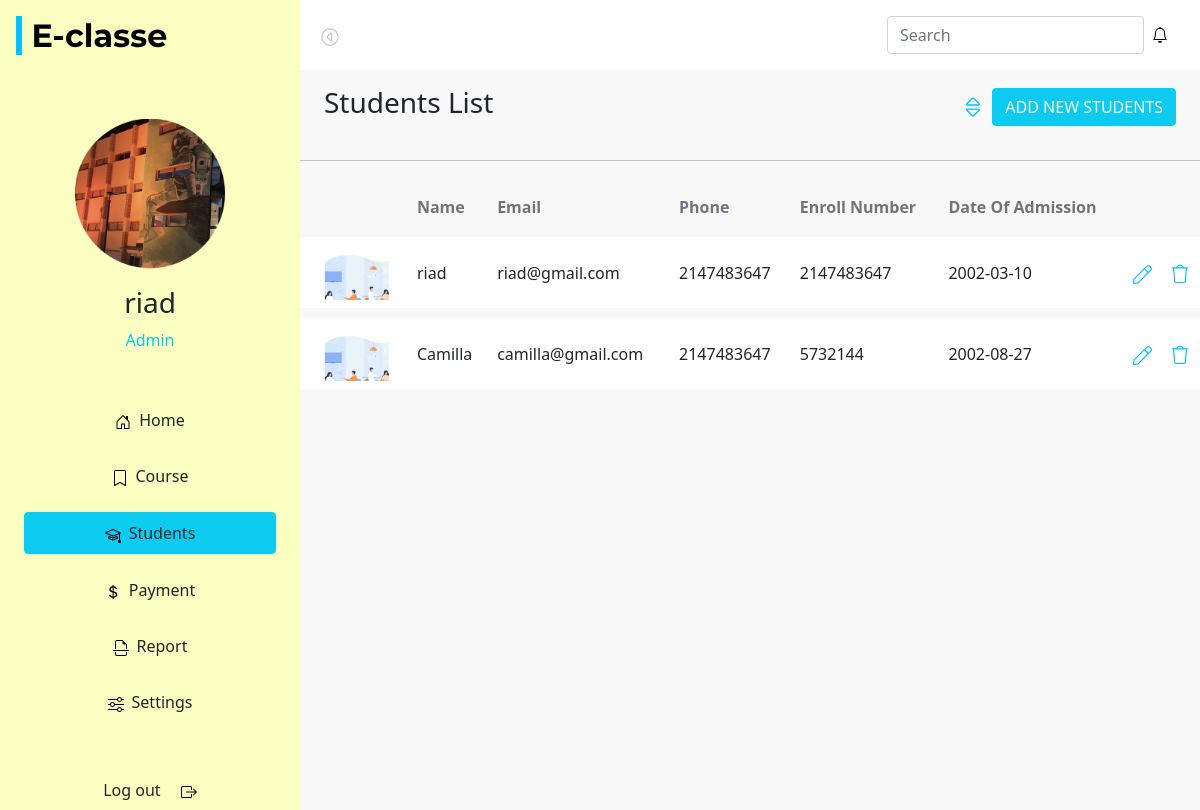
Screenshot of /Student.php (signed in) with the database file from the repository.
### tables this page shows
CREATE TABLE `studentsinfo` (
  `id` int(11) NOT NULL,
  `imagee` varchar(255) NOT NULL,
  `namee` varchar(255) NOT NULL,
  `email` varchar(255) NOT NULL,
  `phone_number` int(50) NOT NULL,
  `enroll_number` int(20) NOT NULL,
  `date_of_admession` date NOT NULL
);

### Student.php (the view, shortened to what this page needs)
<!DOCTYPE html>
<html lang="en">
<head>
  <link href="./css/bootstrap.css" rel="stylesheet" />
  <link rel="stylesheet" href="./css/style.css" />
</head>
<body>
  <div class="d-flex" id="page">
    <?php
      include './includes/sidebar.php'
    ?>
    <div id="content" class="container-fluid">
      <?php
      include './includes/navbar.php';
      include './includes/db_conn.php';
      ?>
      <div class="mx-4 py-3 d-flex align-items-center justify-content-between my-nav">
        <h3>Students List</h3>
          <div>
          <img src="./images/sort.svg" class="px-2" alt="sort" />
          <button type="button" class="btn btn-info text-light" data-bs-toggle="modal" data-bs-target="#exampleModal">
            ADD NEW STUDENTS
          </button>
        </div>
      </div>
      <hr />
      <?php
        $sql = 'SELECT * FROM studentsinfo';
        $res = mysqli_query($con, $sql);
        $students = mysqli_fetch_all($res, MYSQLI_ASSOC);
      ?>
      <div class="tables">
        <table class="table table-responsive table-borderless">
          <thead class="text-secondary fw-lighter">
            <tr>
              <th></th>
              <th>Name</th>
              <th>Email</th>
              <th>Phone</th>
              <th style="white-space: nowrap !important;">Enroll Number</th>
              <th style="white-space: nowrap !important;">Date Of Admission</th>
            </tr>
          </thead>
          <tbody>
          <?php
            foreach($students as $student){
          ?>
            <tr class="my-table">
              <th>
                <img src="./images/pexels-photo-2379004 1.png" class="ps-3" alt="pexels-photo-2379004" />
              </th>
              <td class="pt-4"><?php  echo $student['namee'];  ?></td>
              <td class="pt-4"><?php  echo $student['email'];  ?></td>
              <td class="pt-4"><?php  echo $student['phone_number'];  ?></td>
              <td class="pt-4"><?php  echo $student['enroll_number'];  ?></td>
              <td class="pt-4" style="white-space: nowrap !important;"><?php  echo $student['date_of_admession'];  ?>
              </td>
              <?php echo '<td class="pt-4"><a href="edit.php?id='.$student['id'].'"><img src="./images/pen.svg" alt="pen" /></a></td>' ?>
              <?php echo '<td class="pt-4"><a href="remove.php?id='.$student['id'].'"><img src="./images/trash.svg" alt="trash" /></a></td>' ?>
            </tr>
          <?php }  ?>
          </tbody>
        </table>
      </div>
    </div>
  </div>
</body>
</html>

### includes/sidebar.php (shortened to what this page needs)
<div id="sidebar">
  <img src="./images/E-class.svg" class="ps-3 py-3" alt="E-class" />
  <img src="./images/ycode.png" class="w-50 d-block mx-auto mt-5" alt="" />
  <h2 class="text-center fs-3 pt-3"><?php echo $_SESSION["fname"];  ?></h2>
  <p class="text-center text-info">Admin</p>
  <div class="text-center px-4 mt-5">
    <a href="./Dashboard.php" class="d-block nav-link text-dark my-3 <?php if(basename($_SERVER['REQUEST_URI']) == 'Dashboard.php') echo 'btn btn-info'; ?>"><img class="pe-2"
        src="./images/house-door.svg" alt="house-door" />Home</a>
    <a href="./Course.php" class="d-block nav-link text-dark my-3 <?php if(basename($_SERVER['REQUEST_URI']) == 'Course.php') echo 'btn btn-info'; ?>"><img class="pe-2" src="./images/bookmark.svg"
        alt="bookmark" />Course</a>
    <a href="./Student.php" class="d-block nav-link text-dark my-3 <?php if(basename($_SERVER['REQUEST_URI']) == 'Student.php') echo 'btn btn-info'; ?>"><img class="pe-2"
        src="./images/mortarboard.svg" alt="mortarboard" />Students</a>
    <a href="./payment.php" class="d-block nav-link text-dark my-3 <?php if(basename($_SERVER['REQUEST_URI']) == 'payment.php') echo 'btn btn-info'; ?>"><img class="pe-2"
        src="./images/currency-dollar.svg" alt="currency-dollar" />Payment</a>
    <a href="#" class="d-block nav-link text-dark my-3"><img class="pe-2" src="./images/file-earmark-break.svg"
        alt="file-earmark-break" />Report</a>
    <a href="#" class="d-block nav-link text-dark my-3"><img class="pe-2" src="./images/sliders.svg"
        alt="sliders" />Settings</a>
    <a href="includes/logout.php" class="nav-link text-center mt-5 text-dark">Log out
      <img src="./images/box-arrow-right.svg" class="ps-3" alt="bi-box-arrow-right" /></a>
  </div>
</div>

### includes/navbar.php
<div class="d-flex align-items-start justify-content-between p-3" style="background: #fff;" id="content">
  <button id="menu-toggle" class="btn sidebarToggle mx-2">
    <img src="./images/caret-left.svg" alt="caret-left" />
  </button>
  <form class="mx-4 d-flex align-items-center">
    <input class="form-control" type="search" placeholder="Search" />
    <img src="./images/bell.svg" class="bell mx-2" alt="bell" />
  </form>
</div>

### css/style.css (style rules this page uses)
#sidebar { min-height: 100vh; margin-left: -300px; background: #faffc1; min-width: 270px !important; max-width: 300px !important; transition: margin 0.5s ease; }
#content { min-width: 100vw; padding-left: 0 !important; padding-right: 0 !important; }
.my-table { background-color: #fff; margin: 0px 10px; }
.table { border-collapse: separate; border-spacing: 0 10px; }
.tables { overflow-x: auto !important; }
@media (min-width: 768px) { #sidebar { margin-left: 0; } }
@media (min-width: 768px) { #content { min-width: 0; width: 100%; } }

### Student.php (style rules this page uses)
body { background: #f8f8f8; }

### rows the page displays
studentsinfo: namee "riad", email "riad@gmail.com", phone_number "2147483647", enroll_number "2147483647", date_of_admession "2002-03-10"
studentsinfo: namee "Camilla", email "camilla@gmail.com", phone_number "2147483647", enroll_number "5732144", date_of_admession "2002-08-27"

### other values shown
$_SESSION["fname"] "riad"
